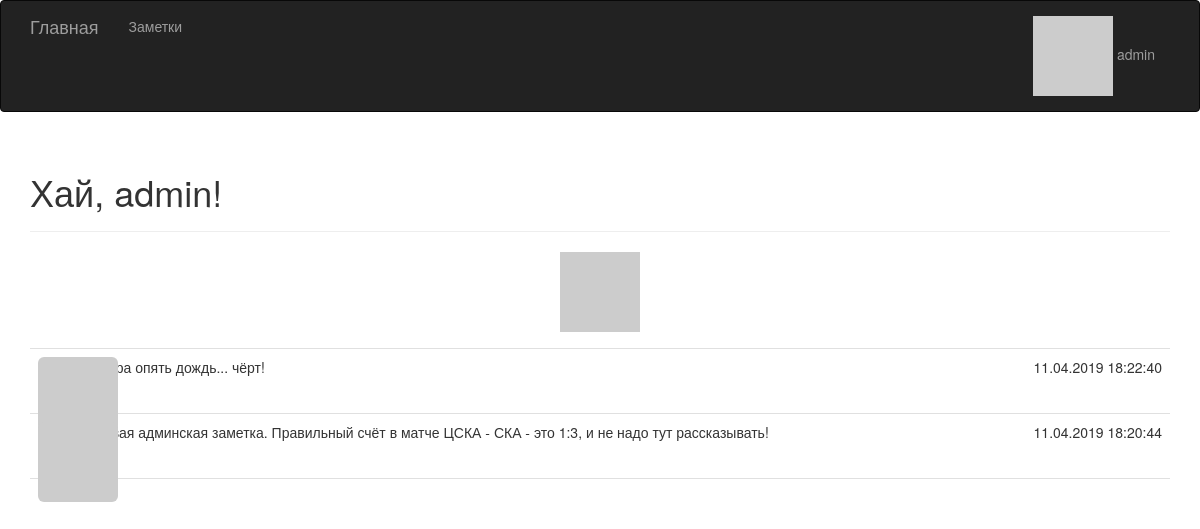
The page / (signed in) on the database its author committed.
### main.py (models this page shows, shortened)
class User(UserMixin, db.Model):
    __tablename__ = 'users'
    id = db.Column(db.Integer, primary_key=True)
    username = db.Column(db.String(64), unique=True, index=True)
    password_hash = db.Column(db.String(128))
    posts = db.relationship('Post', backref='author', lazy='dynamic')
    @property
    def password(self):
        raise AttributeError('пароль прочесть нельзя.')
    def gravatar(self, size=100):
        url = 'https://robohash.org/'
        return url + self.username + '?size={}x{}'.format(size, size)
    def robohash(self, size=200):
        url = 'https://robohash.org/'
        return url + self.username + '?size={}x{}'.format(size, size)

class Post(db.Model):
    __tablename__ = 'posts'
    id = db.Column(db.Integer, primary_key=True)
    body = db.Column(db.Text)
    timestamp = db.Column(db.DateTime, index=True, default=datetime.utcnow)
    author_id = db.Column(db.Integer, db.ForeignKey('users.id'))

### main.py (the view)
@app.route('/', methods=['GET', 'POST'])
def index():
    admin_posts = Post.query.filter_by(author_id=1).order_by(Post.timestamp.desc()).all()
    return render_template('index.html', posts=admin_posts)

### main.py (called while the page is built)
@app.context_processor
def inject_app_name():
    return dict(app_name="Заметки")

@login_manager.user_loader
def load_user(user_id):
    return User.query.get(int(user_id))

### templates/index.html (shortened to what this page needs)
{% extends "base.html" %}
{% import "bootstrap/wtf.html" as wtf %}
{% block page_content %}
<div class="page-header">
    <h1>
        Хай,
        {% if current_user.is_authenticated %}
            {{ current_user.username }}!
        {% else %}
        Герлс!
        {% endif %}
    </h1>
</div>
{% if current_user.is_authenticated %}
<div>
    <p class="text-center"><img src="{{ current_user.robohash(size=200) }}"></p>
</div>
{% endif %}
{% include "_posts.html" %}
{% endblock %}

### templates/base.html (shortened to what this page needs)
{% extends "bootstrap/base.html" %}
{% block head %}
{{ super() }}
<link rel="stylesheet" type="text/css" href="{{ url_for('static', filename='style.css') }}">
{% endblock %}
{% block navbar %}
<div class="navbar navbar-inverse" role="navigation">
   <div class="container">
      <div class="navbar-header">
         <a class="navbar-brand" href="/">Главная</a>
      </div>
      <div class="navbar-collapse collapse">
         <ul class="nav navbar-nav">
            <li><a href="{{ url_for('posts') }}">Заметки</a></li>
         </ul>
        <ul class="nav navbar-nav navbar-right">
            {% if current_user.is_authenticated %}
            <li class="dropdown">
                <a href="#" class="dropdown-toggle" data-toggle="dropdown">
                    <img src="{{ current_user.gravatar(size=18) }}" />
                    {{ current_user.username }}
                </a>
            </li>
            {% else %}
            <li><a href="{{ url_for('login') }}">Войти</a></li>
            {% endif %}
        </ul>
      </div>
   </div>
</div>
{% endblock %}
{% block content %}
<div class="container">
    {% block page_content %}{% endblock %}
</div>
{% endblock %}

### templates/_posts.html (shortened to what this page needs)
<div>
    <ul class="posts">
       {% for post in posts %}
       <li class="post">
          <div class="profile-thumbnail">
            <img class="img-rounded profile-thumbnail" src="{{ post.author.gravatar(size=40) }}">
          </div>
          <div class="post-content">
              <div class="post-date">{{ post.timestamp.strftime('%d.%m.%Y %H:%M:%S') }}</div>
              <div class="post-body">{{ post.body }}</div>
          </div>
       </li>
       {% endfor %}
    </ul>
</div>

### static/style.css (style rules this page uses)
.profile-thumbnail { position: absolute; }
ul.posts { list-style-type: none; padding: 0px; margin: 16px 0px 0px 0px; border-top: 1px solid #e0e0e0; }
ul.posts li.post { padding: 8px; border-bottom: 1px solid #e0e0e0; }
div.post-date { float: right; }
div.post-content { margin-left: 48px; min-height: 48px; }

### rows shown on the page
User: username "admin"
Post: timestamp "11.04.2019 18:22:40", body "Завтра опять дождь... чёрт!"
Post: timestamp "11.04.2019 18:20:44", body "Первая админская заметка. Правильный счёт в матче ЦСКА - СКА - это 1:3, и не надо тут рассказывать!"
